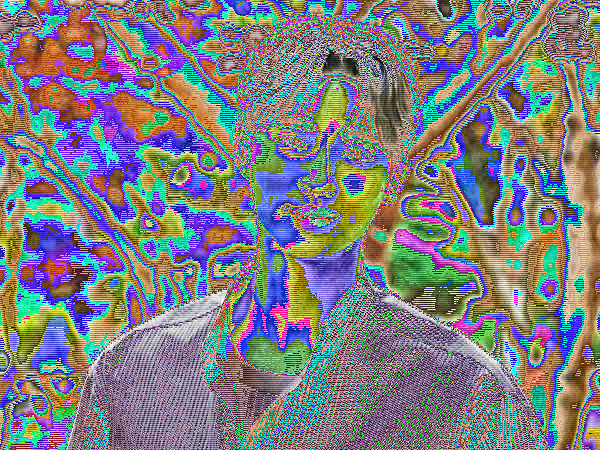
#> input picture PCD/sesi14/enkripsi/enc.png, 600 x 450 px, found by its file name
$ python decrypt.py
#> lines starting #> are read from the running program, lines starting #| are printed output that depends on the picture

import imageio as img
import numpy as np
import matplotlib.pyplot as plt

def isOne(m) :
    a = m[0][0]
    b = m[0][1]
    c = m[1][0]
    d = m[1][1]
    return (a*d) - (b*c) ==1


def decrypt(image, m):
    if not isOne(m):
        return "Determinan Matriks harus 1"
    result = np.zeros_like(image)
    d = m[0][0]
    b = 256-m[0][1]
    c = 256-m[1][0]
    a = m[1][1]
    for i in range(0,image.shape[0]-1,2):
        for j in range(0,image.shape[1]):
            r1 = ((image[i,j,0] * a) + (image[i+1,j,0] * c)) % 256
            r2 = ((image[i,j,0] * b) + (image[i+1,j,0] * d)) % 256

            g1 = ((image[i,j,1] * a) + (image[i+1,j,1] * c)) % 256
            g2 = ((image[i,j,1] * b) + (image[i+1,j,1] * d)) % 256

            b1 = ((image[i,j,2] * a) + (image[i+1,j,2] * c)) % 256
            b2 = ((image[i,j,2] * b) + (image[i+1,j,2] * d)) % 256

            result[i,j,0] = r1
            result[i+1,j,0] = r2

            result[i,j,1] = g1
            result[i+1,j,1] = g2

            result[i,j,2] = b1
            result[i+1,j,2] = b2

    return result

image = img.imread("E:\\code\\PCD\\enkripsi\\enc.png")
#> image is the input picture: shape (450, 600, 3); mean R, G, B 125.3, 125.3, 129.7
m = np.array([
    [2,3],
    [3,5]
])

imgDec = decrypt(image,m)
#> after the loop in decrypt, `for i in range(0,image.shape[0]-1,2):`:
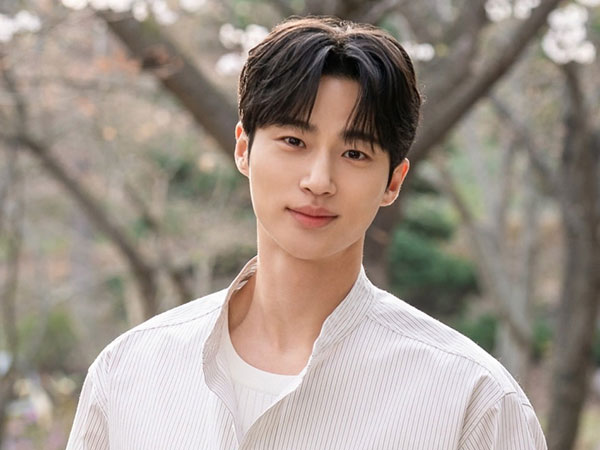
#> result: shape (450, 600, 3); mean R, G, B 158.8, 147.2, 137.7
plt.figure(figsize=(10,10))
plt.subplot(1,3,1)
plt.imshow(image)
plt.subplot(1,3,2)
plt.imshow(imgDec)
plt.show()
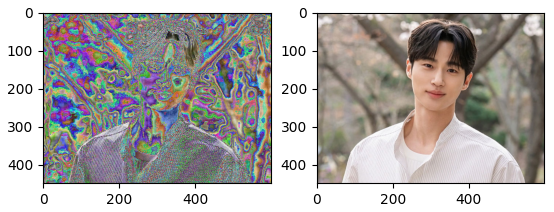
#> figure drawn by matplotlib, 2 panels
